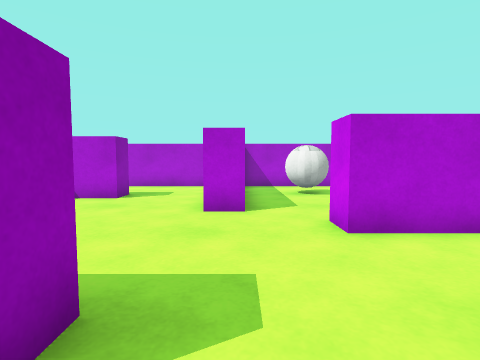
[1] (above)

18 first-person views from a walk through a Unity game level. The camera is 0.62 m above the floor, tilts 4° down and sees 80° across. The floor is counted in squares, 0.5 m on a side. Each view is taken from the middle of a square. On the plan, view 1 faces up. The plan holds only what a view shows up to about 13 squares ahead; the rest is blank. Surface patterns are stand-ins for the level's own textures.

[2]
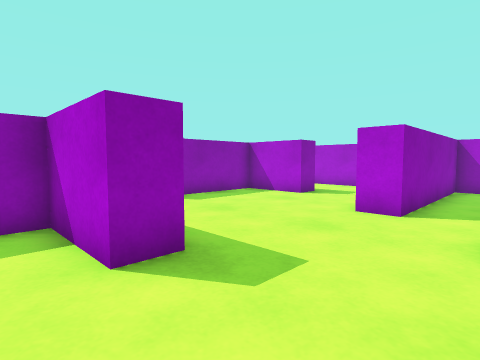

[3]
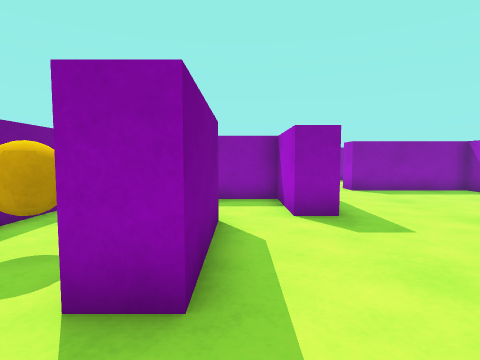

[4]
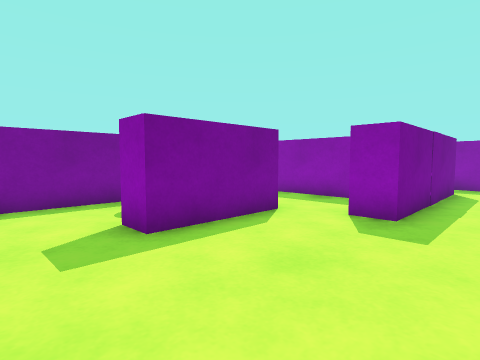

[5]
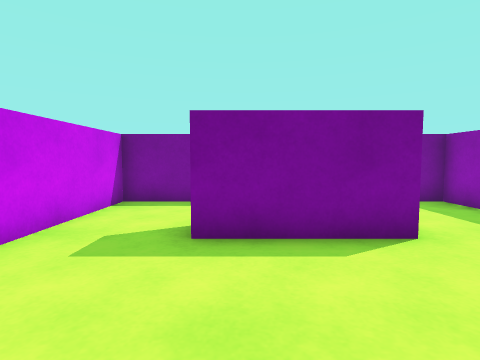

[6]
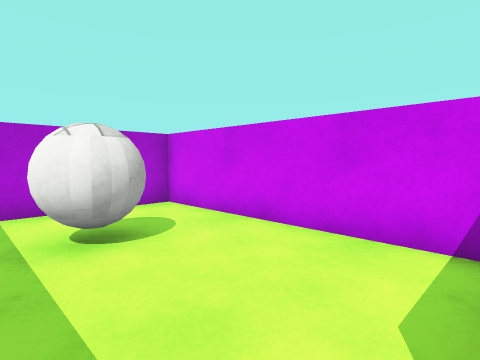

[7]
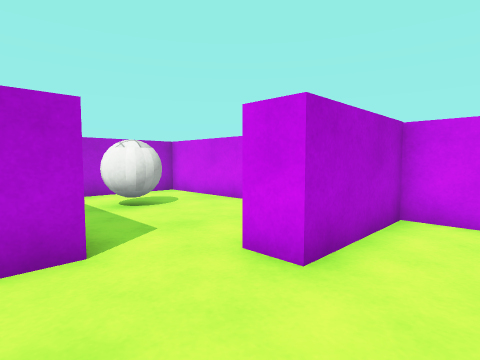

[8]
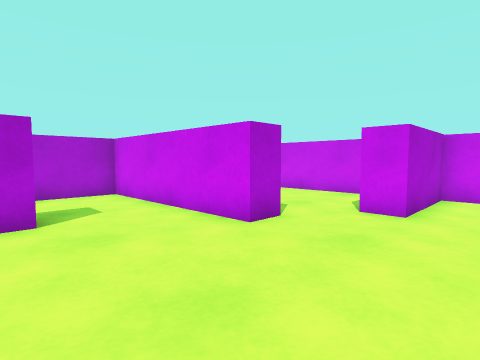

[9]
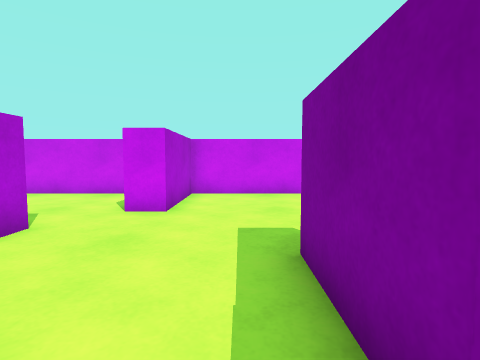

[10]
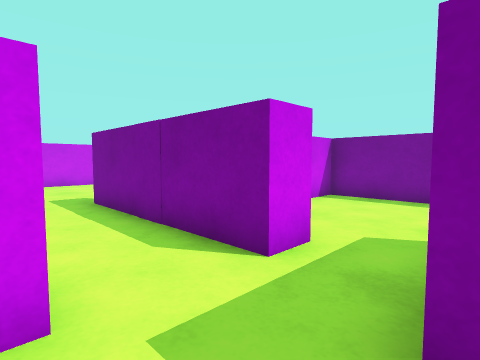

[11]
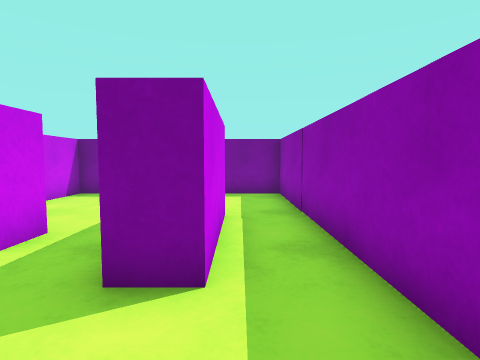

[12]
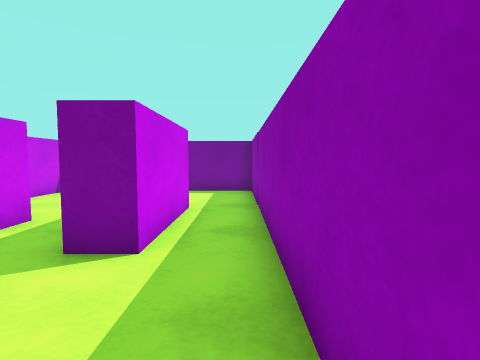

[13]
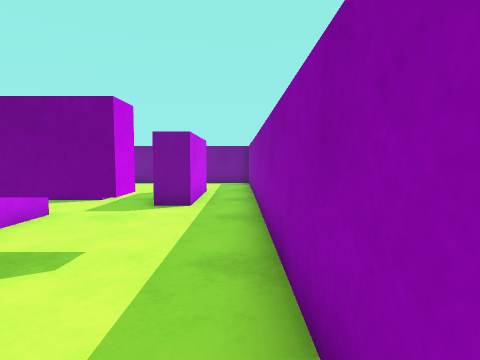

[14]
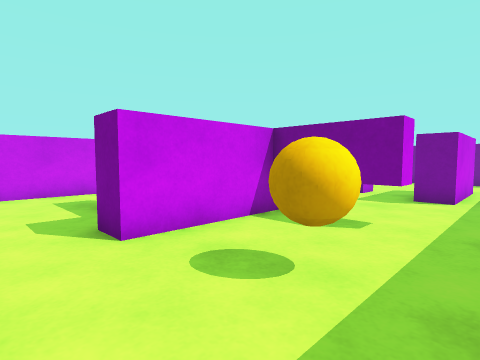

[15]
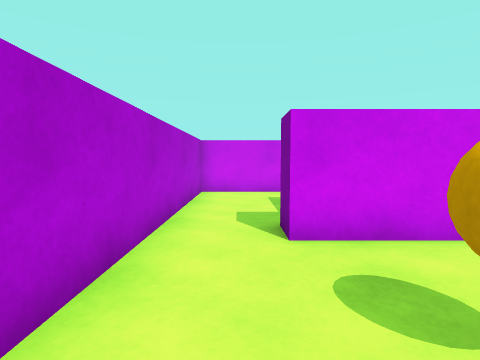

[16]
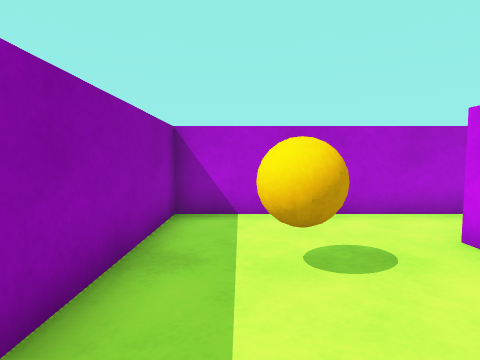

[17]
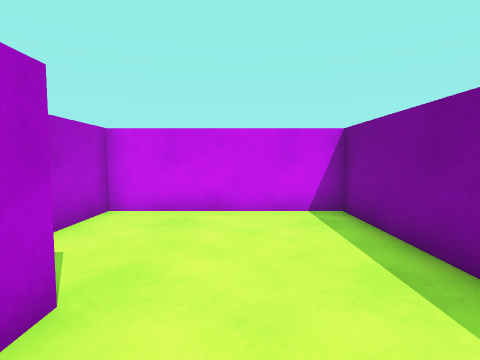

[18]
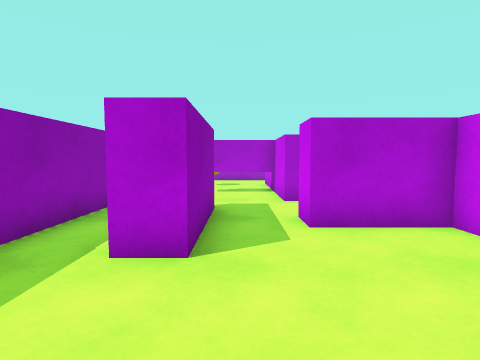

### Floor plan
Key: @ floor where view 1 was taken; # wall or solid block; . floor; B white ball; A ball; T thing the floor can be seen under or through.
Columns run from 13 left of view 1 to 6 right of it. Each row starts with its distance up from view 1.
 14 ####################
 13 #...........##.....#
 12 #...........##.....#
 11 #....##.....##.BB..#
 10 #..A.##  #..##.BB..#
  9 #....#####..##.....#
  8 #....##.....##.....#
  7 #..TT##.....##.....#
  6 #....##........#   #
  5 #....##........#####
  4 #..................#
  3 #.##...............#
  2 #.##..######.......#
  1 #.##..######.......#
  0 #.##....##...@.....#
 -1 #.......##...###...#
 -2 #.......##..  .....#
 -3 #.......##.. .A....#
 -4 #.......##.........#
 -5 ####################

Where each view was taken, in squares from view 1:
view 1: 0 up, 0 right, facing up
view 2: 0 up, 2 right, facing up-left
view 3: 0 up, 5 right, facing left
view 4: 4 up, 5 right, facing down-left
view 5: 4 up, 2 right, facing down
view 6: 6 up, 1 right, facing up-right
view 7: 3 up, 1 left, facing up-right
view 8: 3 up, 5 left, facing up-right
view 9: 3 up, 5 left, facing right
view 10: 5 up, 10 left, facing down-right
view 11: 6 up, 11 left, facing down
view 12: 7 up, 12 left, facing down
view 13: 11 up, 12 left, facing down
view 14: 13 up, 12 left, facing down-right
view 15: 12 up, 12 left, facing right
view 16: 7 up, 11 left, facing up
view 17: 2 down, 12 left, facing right
view 18: 4 down, 9 left, facing up
